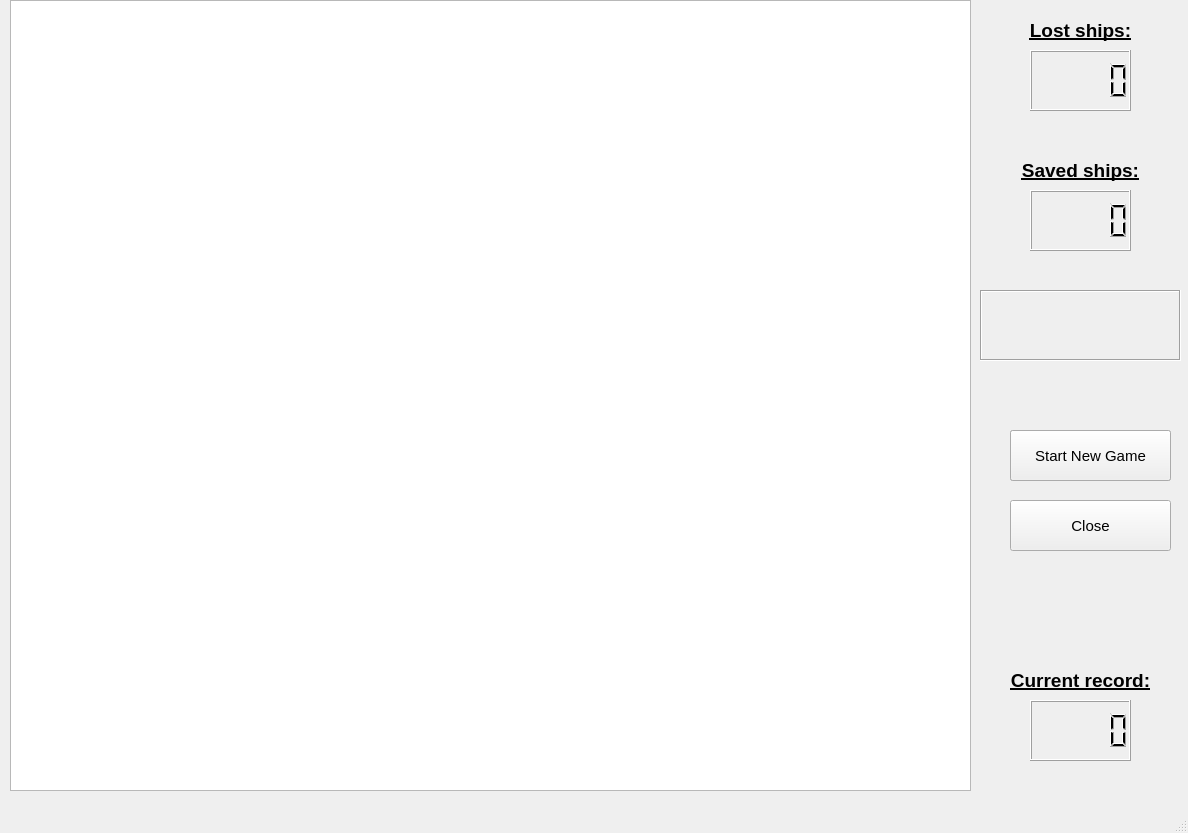
<?xml version="1.0" encoding="UTF-8"?>
<ui version="4.0">
 <class>MainWindow</class>
 <widget class="QMainWindow" name="MainWindow">
  <property name="geometry">
   <rect>
    <x>0</x>
    <y>0</y>
    <width>1188</width>
    <height>833</height>
   </rect>
  </property>
  <property name="font">
   <font>
    <pointsize>11</pointsize>
   </font>
  </property>
  <property name="windowTitle">
   <string>QalaxyQuest</string>
  </property>
  <widget class="QWidget" name="centralwidget">
   <widget class="QPushButton" name="closeButton">
    <property name="geometry">
     <rect>
      <x>1010</x>
      <y>500</y>
      <width>161</width>
      <height>51</height>
     </rect>
    </property>
    <property name="text">
     <string>Close</string>
    </property>
   </widget>
   <widget class="QGraphicsView" name="graphicsView">
    <property name="geometry">
     <rect>
      <x>10</x>
      <y>0</y>
      <width>961</width>
      <height>791</height>
     </rect>
    </property>
   </widget>
   <widget class="QLabel" name="lostShipsLabel">
    <property name="geometry">
     <rect>
      <x>1000</x>
      <y>10</y>
      <width>161</width>
      <height>41</height>
     </rect>
    </property>
    <property name="font">
     <font>
      <pointsize>14</pointsize>
      <weight>75</weight>
      <bold>true</bold>
      <underline>true</underline>
      <strikeout>false</strikeout>
     </font>
    </property>
    <property name="text">
     <string>Lost ships:</string>
    </property>
    <property name="scaledContents">
     <bool>false</bool>
    </property>
    <property name="alignment">
     <set>Qt::AlignCenter</set>
    </property>
   </widget>
   <widget class="QLCDNumber" name="abandonedShipsLcdNumber">
    <property name="geometry">
     <rect>
      <x>1030</x>
      <y>50</y>
      <width>101</width>
      <height>61</height>
     </rect>
    </property>
   </widget>
   <widget class="QLabel" name="savedShipsLabel">
    <property name="geometry">
     <rect>
      <x>1000</x>
      <y>150</y>
      <width>161</width>
      <height>41</height>
     </rect>
    </property>
    <property name="font">
     <font>
      <pointsize>14</pointsize>
      <weight>75</weight>
      <bold>true</bold>
      <underline>true</underline>
      <strikeout>false</strikeout>
     </font>
    </property>
    <property name="text">
     <string>Saved ships:</string>
    </property>
    <property name="scaledContents">
     <bool>false</bool>
    </property>
    <property name="alignment">
     <set>Qt::AlignCenter</set>
    </property>
   </widget>
   <widget class="QLCDNumber" name="savedShipsLcdNumber">
    <property name="geometry">
     <rect>
      <x>1030</x>
      <y>190</y>
      <width>101</width>
      <height>61</height>
     </rect>
    </property>
   </widget>
   <widget class="QPushButton" name="pause_button">
    <property name="geometry">
     <rect>
      <x>1010</x>
      <y>430</y>
      <width>161</width>
      <height>51</height>
     </rect>
    </property>
    <property name="text">
     <string>Pause</string>
    </property>
   </widget>
   <widget class="QPushButton" name="newGameButton">
    <property name="geometry">
     <rect>
      <x>1010</x>
      <y>430</y>
      <width>161</width>
      <height>51</height>
     </rect>
    </property>
    <property name="text">
     <string>Start New Game</string>
    </property>
   </widget>
   <widget class="QLabel" name="saveLabel">
    <property name="geometry">
     <rect>
      <x>980</x>
      <y>290</y>
      <width>201</width>
      <height>71</height>
     </rect>
    </property>
    <property name="font">
     <font>
      <pointsize>12</pointsize>
     </font>
    </property>
    <property name="frameShape">
     <enum>QFrame::Box</enum>
    </property>
    <property name="frameShadow">
     <enum>QFrame::Sunken</enum>
    </property>
    <property name="lineWidth">
     <number>1</number>
    </property>
    <property name="text">
     <string/>
    </property>
    <property name="alignment">
     <set>Qt::AlignCenter</set>
    </property>
   </widget>
   <widget class="QLabel" name="recordLabel">
    <property name="geometry">
     <rect>
      <x>1000</x>
      <y>660</y>
      <width>161</width>
      <height>41</height>
     </rect>
    </property>
    <property name="font">
     <font>
      <pointsize>14</pointsize>
      <weight>75</weight>
      <bold>true</bold>
      <underline>true</underline>
      <strikeout>false</strikeout>
     </font>
    </property>
    <property name="text">
     <string>Current record:</string>
    </property>
    <property name="scaledContents">
     <bool>false</bool>
    </property>
    <property name="alignment">
     <set>Qt::AlignCenter</set>
    </property>
   </widget>
   <widget class="QLCDNumber" name="recordLcdNumber">
    <property name="geometry">
     <rect>
      <x>1030</x>
      <y>700</y>
      <width>101</width>
      <height>61</height>
     </rect>
    </property>
   </widget>
  </widget>
  <widget class="QMenuBar" name="menubar">
   <property name="geometry">
    <rect>
     <x>0</x>
     <y>0</y>
     <width>1188</width>
     <height>28</height>
    </rect>
   </property>
  </widget>
  <widget class="QStatusBar" name="statusbar"/>
 </widget>
 <resources/>
 <connections>
  <connection>
   <sender>closeButton</sender>
   <signal>clicked()</signal>
   <receiver>MainWindow</receiver>
   <slot>close()</slot>
   <hints>
    <hint type="sourcelabel">
     <x>1010</x>
     <y>588</y>
    </hint>
    <hint type="destinationlabel">
     <x>565</x>
     <y>218</y>
    </hint>
   </hints>
  </connection>
 </connections>
</ui>
